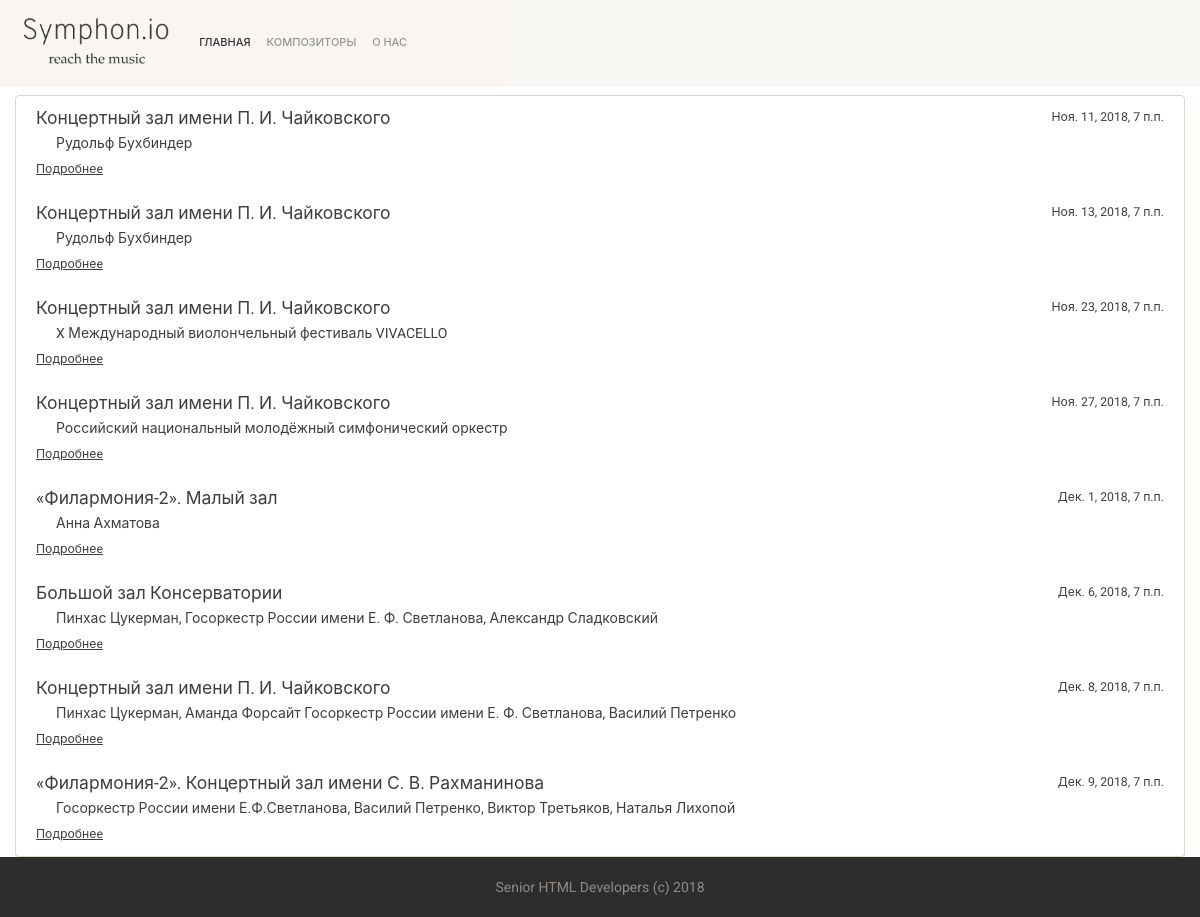
Screenshot of /composer/3/affiche/ with the database file from the repository.
### compface/models.py (models this page shows, shortened)
class Concert(models.Model):
    class Meta:
        verbose_name = 'Концерт'
        verbose_name_plural = 'Концерты'
    composer = models.ForeignKey(Composer, on_delete=models.CASCADE)
    creation_time = models.DateTimeField(default=timezone.now)
    start_time = models.DateTimeField('start of the concert')
    place = models.CharField(max_length=255)
    url = models.URLField(max_length=255, default='')
    description = models.TextField()

### compface/views.py (the view)
# urls.py: path('composer/<int:composer_id>/affiche/', views.affiche),
def affiche(request, composer_id):
    concerts = Concert.objects.filter(composer=composer_id)
    return render(request, 'affiche.html', {'concerts': concerts})

### templates/affiche.html
{% extends 'base.html' %}
{% block content %}
    <div class="list-group mt-2">
        {% for concert in concerts %}
            <a class="list-group-item list-group-item-action fg-color" href="{{ concert.url }}">
                <div class="d-flex w-100 justify-content-between">
                    <h5 class="mb-1">{{ concert.place }}</h5>
                    <small>{{ concert.start_time }}</small>
                </div>
                <p class="mb-1">{{ concert.description }}</p>
            <small><u>Подробнеe</u></small>
            </a>
        {% endfor %}
    </div>
{% endblock %}

### static/css/main.css (style rules this page uses)
html { position: relative; min-height: 100%; }
body { margin-bottom: 60px; padding-bottom: 60px; }
p { text-indent: 20px; }

### rows the page displays
Concert: place "Концертный зал имени П. И. Чайковского", start_time "Ноя. 11, 2018, 7 п.п.", description "Рудольф Бухбиндер"
Concert: place "Концертный зал имени П. И. Чайковского", start_time "Ноя. 13, 2018, 7 п.п.", description "Рудольф Бухбиндер"
Concert: place "Концертный зал имени П. И. Чайковского", start_time "Ноя. 23, 2018, 7 п.п.", description "X Международный виолончельный фестиваль VIVACELLO"
Concert: place "Концертный зал имени П. И. Чайковского", start_time "Ноя. 27, 2018, 7 п.п.", description "Российский национальный молодёжный симфонический оркестр"
Concert: place "«Филармония-2». Малый зал", start_time "Дек. 1, 2018, 7 п.п.", description "Анна Ахматова"
Concert: place "Большой зал Консерватории", start_time "Дек. 6, 2018, 7 п.п.", description "Пинхас Цукерман, Госоркестр России имени Е. Ф. Светланова, Александр Сладковский"
Concert: place "Концертный зал имени П. И. Чайковского", start_time "Дек. 8, 2018, 7 п.п.", description "Пинхас Цукерман, Аманда Форсайт Госоркестр России имени Е. Ф. Светланова, Василий Петренко"
Concert: place "«Филармония-2». Концертный зал имени С. В. Рахманинова", start_time "Дек. 9, 2018, 7 п.п.", description "Госоркестр России имени Е.Ф.Светланова, Василий Петренко, Виктор Третьяков, Наталья Лихопой"
